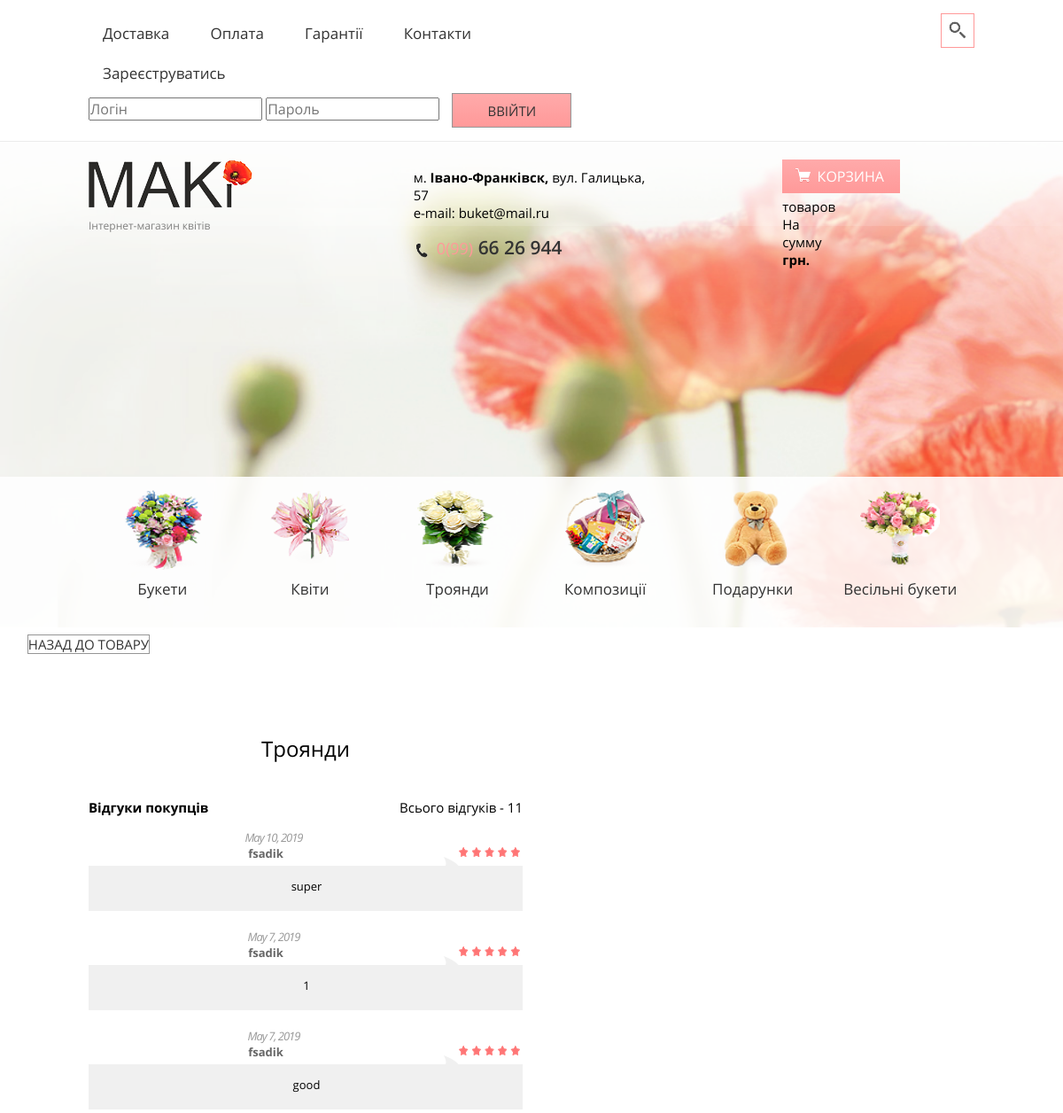
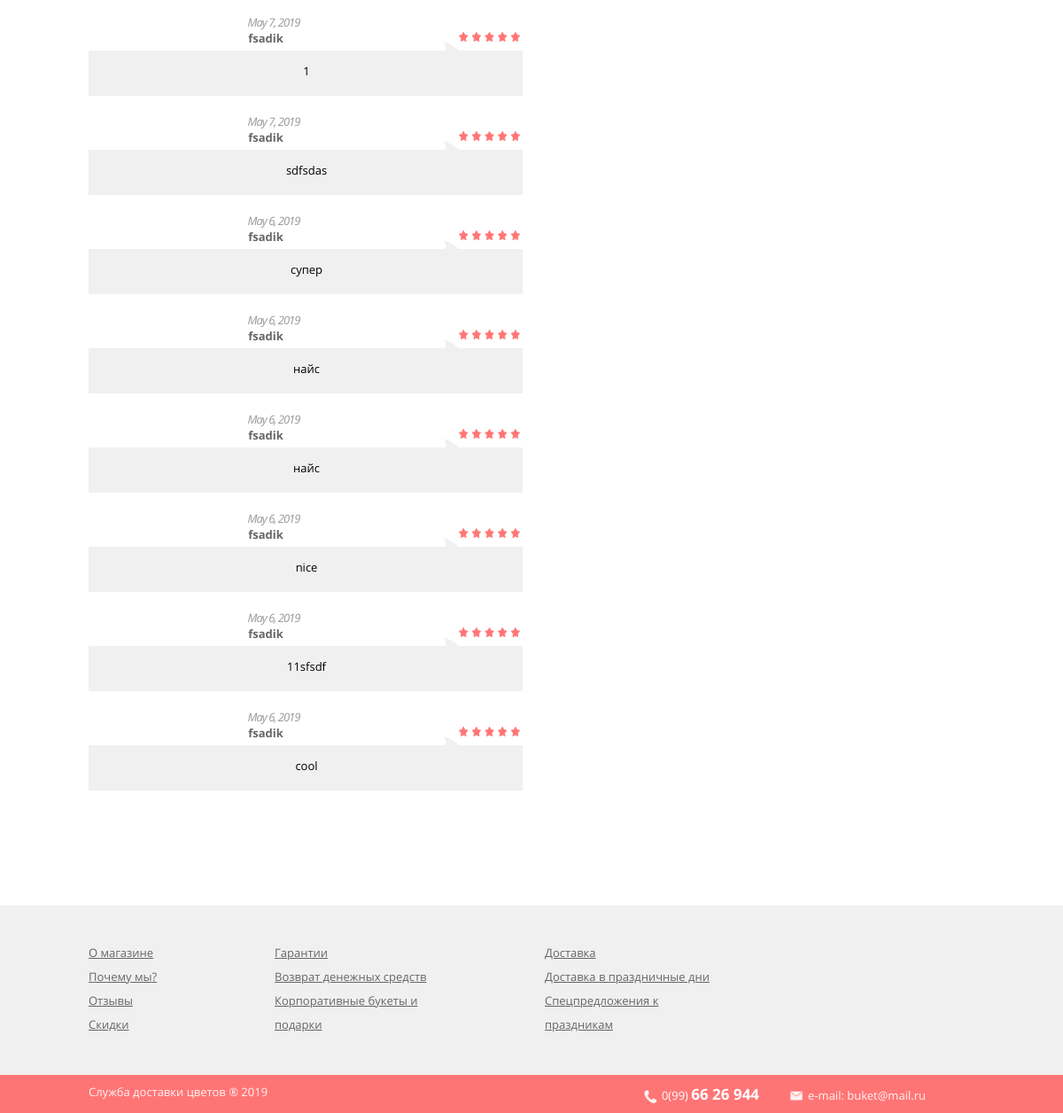
The page /allreviews/1 on the database its author committed (2 pictures, top to bottom).
### My_Projects/shop/models.py (models this page shows, shortened)
class Good(models.Model):
    name = models.CharField(max_length=120, null=False, blank=False, help_text='назва товару')
    price = models.FloatField(blank=False, null=False, default=0, help_text='ціна товару')
    quantity = models.IntegerField(default=0, help_text="кількість доступних одиниць")
    description = models.CharField(max_length=500, help_text='описання товару')
    category = models.CharField(max_length=1, choices=(('b', 'bouket'), ('g', 'gift'), ('c', 'composition')),
                                default='b')
    good_item = models.CharField(max_length=11,
                                 choices=(('item_hit', 'item_hit'),
                                          ('item_action', 'item_action'),
                                          ('item_new', 'item_new'),
                                          ('', '')),
                                 default='', blank=True)
    img_content = models.ImageField(upload_to='static/content/', help_text='картинка для переліку', default='')
    img1 = models.ImageField(upload_to='static/img/', help_text='перша картинка для відображення')
    img2 = models.ImageField(upload_to='static/img/',
                             help_text='ще одна картинка для відображення', blank=True, null=True)
    img3 = models.ImageField(upload_to='static/img/',
                             help_text='картинка для відображення', blank=True, null=True)

class Reviews(models.Model):
    good = models.ForeignKey(Good, on_delete=models.CASCADE)
    user = models.ForeignKey(User, on_delete=models.CASCADE)
    text = models.CharField(max_length=250)
    rating = models.IntegerField(choices=((1, 1), (2, 2), (3, 3), (4, 4), (5, 5)), default=5)
    date = models.DateField(auto_now=True)
    class Meta:
        ordering = ['-date']

### My_Projects/shop/views.py (the view)
# urls.py: path('allreviews/<int:pk>', views.all_reviews, name="allreviews"),
def all_reviews(request, pk):
    context = {'good': Good.objects.get(id=pk),
               'top_reviews': Reviews.objects.filter(good_id=pk),
               'top_goods': Good.objects.all()}
    try:
        context['reviews'] = Reviews.objects.get(good_id=pk)
    except:
        pass
    return render(request, "shop/all_reviews.html", context)

### My_Projects/templates/shop/all_reviews.html (shortened to what this page needs)
{%extends 'shop/base.html' %}
{% load static %}
{% block content %}
    <div class="">
                                    <a style="margin-right: 1000px" class="btn_form" href="/{{ good.id }}">Назад до товару</a>
    </div>
    <div class="about">
        <div class="wrapper clearfix">
            <div class="col_pull">
                <div class="col_x2">
                    <div class="about__gallery">
                     <h2>{{ good.name }}</h2>
                    </div>
                    <div class="comments_md">
                        <div class="comments__top clearfix">
                            <span class="comments__title">Відгуки покупців</span>
                            <span class="comments__quantity">Всього відгуків - {{ top_reviews.all.count}}</span>
                        </div>
                        {% for review in top_reviews %}
                            <div class="comments__item">
                                <div class="comment__header clearfix">
                                    <div class="stars_recall rating_1x rating_2x rating_3x rating_4x rating_5x"></div>
                                    <p class="comment__date">{{ review.date }}</p>
                                    <p class="comment__name">{{ review.user.username }}</p>
                                </div>
                                <div class="comment__text">{{ review.text }}</div>
                            </div>
                        {% endfor %}
                    </div>
{%endblock%}

### My_Projects/templates/shop/base.html (shortened to what this page needs)
<!DOCTYPE html>
<html lang="ru">
<head>
	{% load static %}
	<link rel="stylesheet" type="text/css" href="{% static 'home/css/fonts.min.css' %}">
	<link rel="stylesheet" type="text/css" href="{% static 'home/css/jquery-ui.min.css' %}">
	<link rel="stylesheet" type="text/css" href="{% static 'home/css/jquery-ui.structure.min.css' %}">
	<link rel="stylesheet" type="text/css" href="{% static 'home/css/jquery-ui.theme.min.css' %}">
	<link rel="stylesheet" type="text/css" href="{% static 'home/css/lightslider.min.css' %}">
	<link rel="stylesheet" type="text/css" href="{% static 'home/css/styles.css' %}">
	<link rel="stylesheet" type="text/css" href="{% static 'home/css/main.min.css' %}">
</head>
<body>
<header class="header">
		<div class="header__top">
			<div class="wrapper">
				<div class="header__search">
					<a class="search__btn" href="#"></a>
				</div>
				<nav class="main__menu">
					<ul>
						<li><a href="#">Доставка</a></li>
						<li><a href="#">Оплата</a></li>
						<li><a href="{%url 'shop:waranty' %}">Гарантії</a></li>
						<li><a href="{%url 'shop:contacts' %}">Контакти</a></li>
                    <li>{% if not user.is_authenticated %}
						<a class="text-right" style="left:100px;" href="{% url 'shop:register' %}">Зареєструватись</a>
                       <form  method="post" action="{% url 'shop:login' %}">
                            <div >
                                <input placeholder="Логін" type="text" name="username">
                                <input placeholder="Пароль" type="password" name="password">
                                <input  class="btn_form order__quantity-button" type="submit" style="margin-left: 10px" value="Ввійти">
						</div>
                        </form>
                    {% else %}
						<div style="margin-right: 600px"> <a class="nav-link" style="left: 500px" href="{% url 'shop:logout' %}">Вийти - {{ user.username }}</a></div>
                    {% endif %}</li>
					</ul>
				</nav>
			</div>
		</div>
		<div class="header__mid">
			<div class="wrapper">
			<div class="col_pull clearfix">
				<div class="col_x3">
					<div class="header__logo">
						<a href="/">
							<img src="{%static 'home/img/logo.png' %}" alt="logo">
							<span class="logo__text">Інтернет-магазин квітів</span>
						</a>
					</div>
				</div>
				<div class="col_x3">
					<div class="header__contact">
						<div class="header__adress">м. <span class="text_bold">Івано-Франківск,</span> вул. Галицька, 57</div>
						<div class="header__email">e-mail: buket@mail.ru</div>
						<div class="header__phone">
							<a href="tel:0996626944"><span class="phone_pink">0(99)</span> 66 26 944</a>
						</div>
					</div>
				</div>
				<div class="col_x3">
					<div class="header__order">
						 <div class="col_x3">
                    {% if not order %}
                        <div class="header__order">
                            <a href="{% url 'shop:basket' %}" class="order__btn">Корзина</a>
                            <div class="order__text">
                                <p class=""> товаров</p>
                                <p class="">На сумму <span class=" text_bold">{{ sum }} грн.</span></p>
                            </div>
                        </div>
                    {% endif %}
                </div>
                </div>
					</div>
				</div>
			</div>
			</div>
		<div class="header__bot">
			<div class="wrapper">
				<ul class="header__tabs clearfix">
					<li>
						<a href="#">
							<div class="tab__img">
								<img src="{% static 'home/img/tab_bouquets.png' %}" alt="bouquets">
							</div>
							<span class="tab__text">Букети</span>
						</a>
					</li>
					<li>
						<a href="#">
							<div class="tab__img">
								{% load static %}
								<img src="{% static 'home/img/tab_flowers.png' %}" alt="flowers">
							</div>
							<span class="tab__text">Квіти</span>
						</a>
					</li>
					<li>
						<a href="#">
							<div class="tab__img">
								<img src="{%static 'home/img/tab_roses.png' %}" alt="roses">
							</div>
							<span class="tab__text">Троянди</span>
						</a>
					</li>
					<li>
						<a href="#">
							<div class="tab__img">
								<img src="{%static 'home/img/tab_compositions.png' %}" alt="compositions">
							</div>
							<span class="tab__text">Композиції</span>
						</a>
					</li>
					<li>
						<a href="#">
							<div class="tab__img">
								<img src="{%static 'home/img/tab_gifts.png' %}" alt="gifts">
							</div>
							<span class="tab__text">Подарунки</span>
						</a>
					</li>
					<li>
						<a href="#">
							<div class="tab__img">
								<img src="{%static 'home/img/tab_weddings.png' %}" alt="weddings">
							</div>
							<span class="tab__text">Весільні букети</span>
						</a>
					</li>
				</ul>
			</div>
		</div>
	</header>
	 <main class="container p-5">
{% block content %}
{% endblock %}
	 </main>
	<footer class="main__footer">
		<div class="prefooter__background">
			<div class="prefooter">
				<div class="wrapper clearfix">
					<div class="prefooter__cols col">
						<a href="#" class="prefooter__item">О магазине</a>
						<a href="#" class="prefooter__item">Почему мы?</a>
						<a href="#" class="prefooter__item">Отзывы</a>
						<a href="#" class="prefooter__item">Скидки</a>
					</div>
					<div class="prefooter__cols col">
						<a href="#" class="prefooter__item">Гарантии</a>
						<a href="#" class="prefooter__item">Возврат денежных средств</a>
						<a href="#" class="prefooter__item">Корпоративные букеты и подарки</a>
					</div>
					<div class="prefooter__cols col">
						<a href="#" class="prefooter__item">Доставка</a>
						<a href="#" class="prefooter__item">Доставка в праздничные дни</a>
						<a href="#" class="prefooter__item">Спецпредложения к праздникам</a>
					</div>
				</div>
			</div>
		</div>
		<div class="footer__background">
			<div class="footer">
				<div class="wrapper clearfix">
					<div class="footer__contacts">
						<a href="tel:0996626944" class="footer__phone">0(99) <span class="text_bold">66 26 944</span></a><a href="#" class="footer__mail">e-mail: buket@mail.ru</a>
					</div>
					<div class="footer__copyright">
						<p>Служба доставки цветов &reg; 2019</p>
					</div>
				</div>
			</div>
		</div>
	</footer>
</body>
</html>
</body>
</html>

### My_Projects/shop/static/home/css/styles.css (style rules this page uses)
main { overflow-x: auto; text-align: center; }

### rows shown on the page
Good: name "Троянди"
Reviews: date "May 10, 2019", user.username "fsadik", text "super"
Reviews: date "May 7, 2019", user.username "fsadik", text "1"
Reviews: date "May 7, 2019", user.username "fsadik", text "good"
Reviews: date "May 7, 2019", user.username "fsadik", text "1"
Reviews: date "May 7, 2019", user.username "fsadik", text "sdfsdas"
Reviews: date "May 6, 2019", user.username "fsadik", text "супер"
Reviews: date "May 6, 2019", user.username "fsadik", text "найс"
Reviews: date "May 6, 2019", user.username "fsadik", text "найс"
Reviews: date "May 6, 2019", user.username "fsadik", text "nice"
Reviews: date "May 6, 2019", user.username "fsadik", text "11sfsdf"
Reviews: date "May 6, 2019", user.username "fsadik", text "cool"

### other values the page prints
{{ top_reviews.all.count }} "11"
